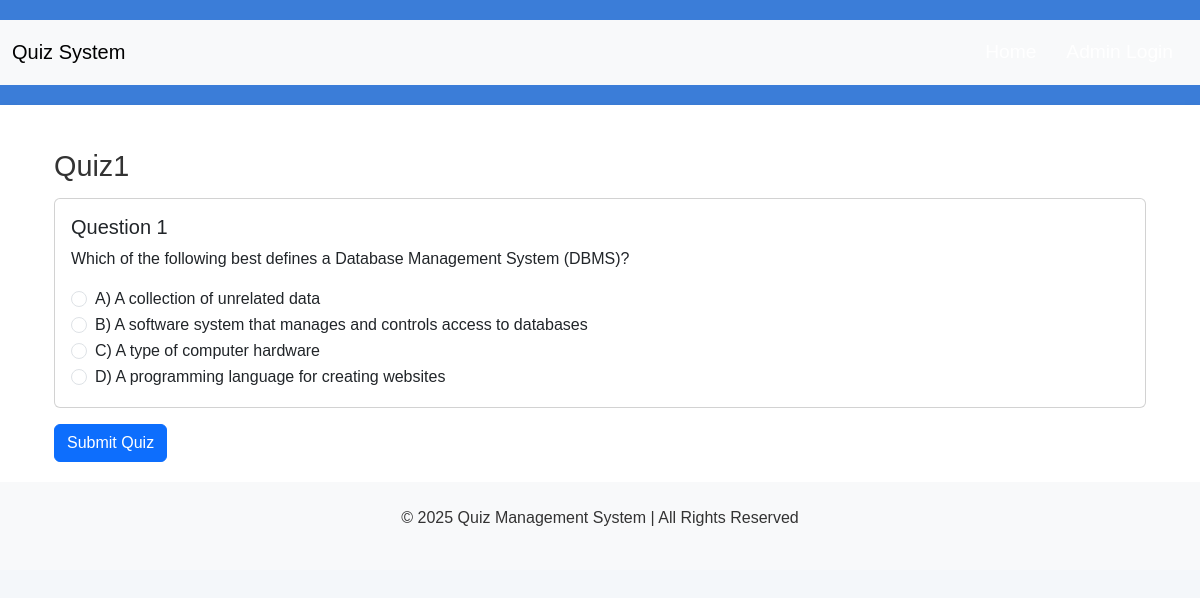
/user/quiz/1 (signed in), run on an earlier commit of the app's database.
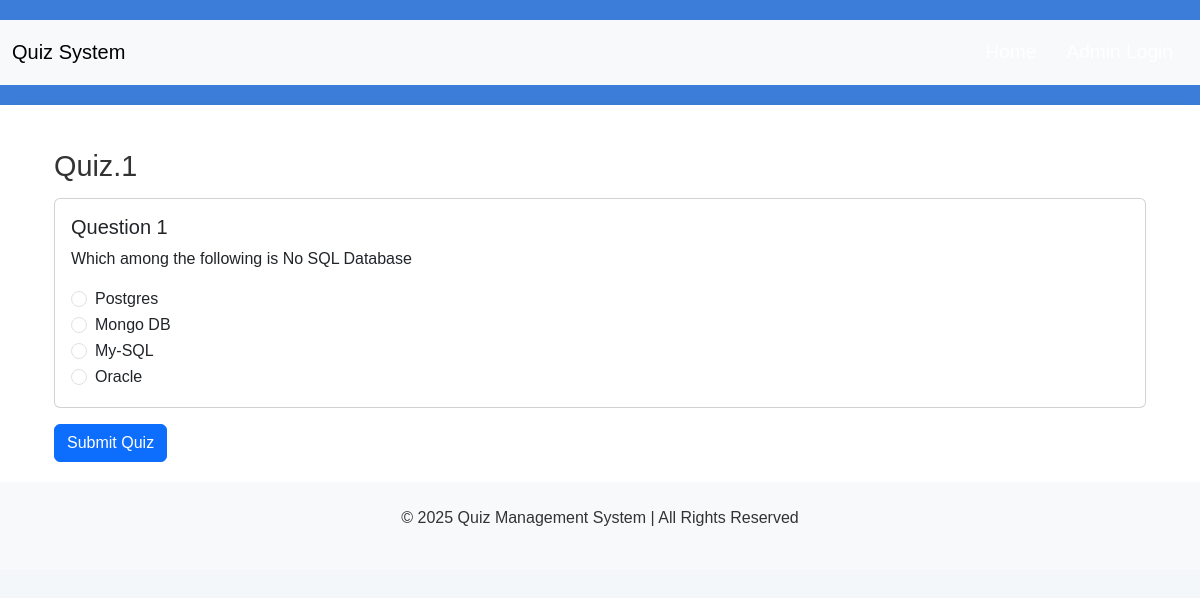
And on a later commit of the database.
### app.py (models this page shows)
class Quiz(db.Model):
    id = db.Column(db.Integer, primary_key=True)
    title = db.Column(db.String(100), nullable=False)
    duration = db.Column(db.Integer, nullable=False)
    chapter_id = db.Column(db.Integer, db.ForeignKey('chapter.id'), nullable=False)
    questions = db.relationship('Question', backref='quiz', lazy=True)
    attempts = db.relationship('QuizAttempt', backref='quiz', lazy=True)

class Question(db.Model):
    id = db.Column(db.Integer, primary_key=True)
    content = db.Column(db.Text, nullable=False)
    option_a = db.Column(db.String(200), nullable=False)
    option_b = db.Column(db.String(200), nullable=False)
    option_c = db.Column(db.String(200), nullable=False)
    option_d = db.Column(db.String(200), nullable=False)
    correct_answer = db.Column(db.String(1), nullable=False)
    quiz_id = db.Column(db.Integer, db.ForeignKey('quiz.id'), nullable=False)

### app.py (the view)
@app.route('/user/quiz/<int:quiz_id>')
@login_required
def take_quiz(quiz_id):
    quiz = Quiz.query.get_or_404(quiz_id)
    questions = Question.query.filter_by(quiz_id=quiz_id).all()
    return render_template('user/quiz.html', quiz=quiz, questions=questions)

### app.py (called while the page is built)
@login_manager.user_loader
def load_user(user_id):
    return User.query.get(int(user_id))

### templates/user/quiz.html
{% extends 'base.html' %}
{% block content %}
<div class="container mt-4">
    <h2>{{ quiz.title }}</h2>
    <form method="POST" action="{{ url_for('submit_quiz', quiz_id=quiz.id) }}">
        {% for question in questions %}
        <div class="card mb-3">
            <div class="card-body">
                <h5 class="card-title">Question {{ loop.index }}</h5>
                <p class="card-text">{{ question.content }}</p>
                <div class="form-check">
                    <input class="form-check-input" type="radio"
                           name="q{{ question.id }}" id="q{{ question.id }}_a" value="A">
                    <label class="form-check-label" for="q{{ question.id }}_a">
                        {{ question.option_a }}
                    </label>
                </div>
                <div class="form-check">
                    <input class="form-check-input" type="radio"
                           name="q{{ question.id }}" id="q{{ question.id }}_b" value="B">
                    <label class="form-check-label" for="q{{ question.id }}_b">
                        {{ question.option_b }}
                    </label>
                </div>
                <div class="form-check">
                    <input class="form-check-input" type="radio"
                           name="q{{ question.id }}" id="q{{ question.id }}_c" value="C">
                    <label class="form-check-label" for="q{{ question.id }}_c">
                        {{ question.option_c }}
                    </label>
                </div>
                <div class="form-check">
                    <input class="form-check-input" type="radio"
                           name="q{{ question.id }}" id="q{{ question.id }}_d" value="D">
                    <label class="form-check-label" for="q{{ question.id }}_d">
                        {{ question.option_d }}
                    </label>
                </div>
            </div>
        </div>
        {% endfor %}
        <button type="submit" class="btn btn-primary">Submit Quiz</button>
    </form>
</div>
{% endblock %}

### templates/base.html (shortened to what this page needs)
<!DOCTYPE html>
<html lang="en">
<head>
    <link href="https://cdn.jsdelivr.net/npm/bootstrap@5.3.0-alpha1/dist/css/bootstrap.min.css" rel="stylesheet">
    <link rel="stylesheet" href="static\css\style.css">
</head>
<body>
    <header>
        <nav class="navbar navbar-expand-lg navbar-light bg-light">
            <div class="container-fluid">
                <a class="navbar-brand" href="/">Quiz System</a>
                <div class="collapse navbar-collapse" id="navbarNav">
                    <ul class="navbar-nav ms-auto">
                        <li class="nav-item">
                            <a class="nav-link" href="/">Home</a>
                        </li>
                        <li class="nav-item">
                            <a class="nav-link" href="admin/login">Admin Login</a>
                        </li>
                    </ul>
                </div>
            </div>
        </nav>
    </header>
    <main>
        <div class="container">
            {% block content %}{% endblock %}
        </div>
    </main>
    <footer class="bg-light text-center py-4">
        <p>&copy; 2025 Quiz Management System | All Rights Reserved</p>
    </footer>
</body>
</html>

### static/css/style.css (style rules this page uses)
body { font-family: Arial, sans-serif; background-color: #f4f7fa; color: #333; }
header { background-color: #3b7dd8; color: #fff; padding: 20px 0; text-align: center; }
.navbar { background-color: #333; }
.navbar .navbar-nav .nav-link { color: #fff !important; font-size: 1.2em; padding: 10px 15px; }
.nav-link { color: #575757; text-decoration: none; }
main { background-color: #fff; padding: 20px; box-shadow: 0 4px 10px rgba(0, 0, 0, 0.1); }
main h2 { font-size: 1.8em; margin-bottom: 15px; }
input[type="submit"], button { background-color: #3b7dd8; color: white; border: none; padding: 12px 20px; border-radius: 5px; cursor: pointer; font-size: 1em; }

What changed in the data, as far as the page shows it:
changed Quiz: title "Quiz1" → "Quiz.1"
changed Question: content "Which of the following best defines a Database Management System (DBMS)?" → "Which among the following is No SQL Database"; id "☐ A) A collection of unrelated d" → "☐ Postgres"; option_a "A) A collection of unrelated data" → "Postgres"; id "☐ B) A software system that mana" → "☐ Mongo DB"; option_b "B) A software system that manages and controls access to databases" → "Mongo DB"; id "☐ C) A type of computer hardware" → "☐ My-SQL"; option_c "C) A type of computer hardware" → "My-SQL"; id "☐ D) A programming language for" → "☐ Oracle"; option_d "D) A programming language for creating websites" → "Oracle"
